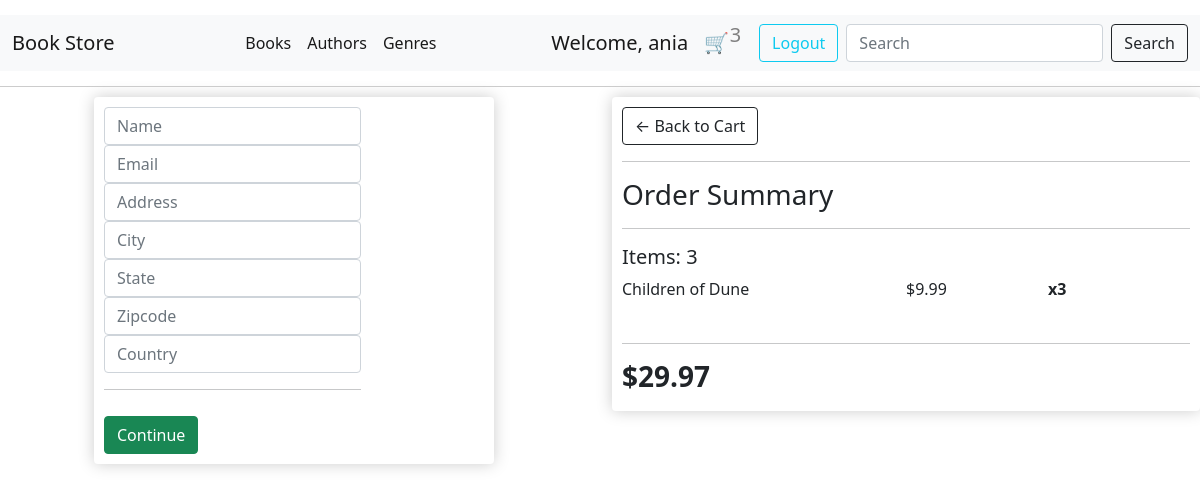
/checkout/ (signed in), run on an earlier commit of the app's database.
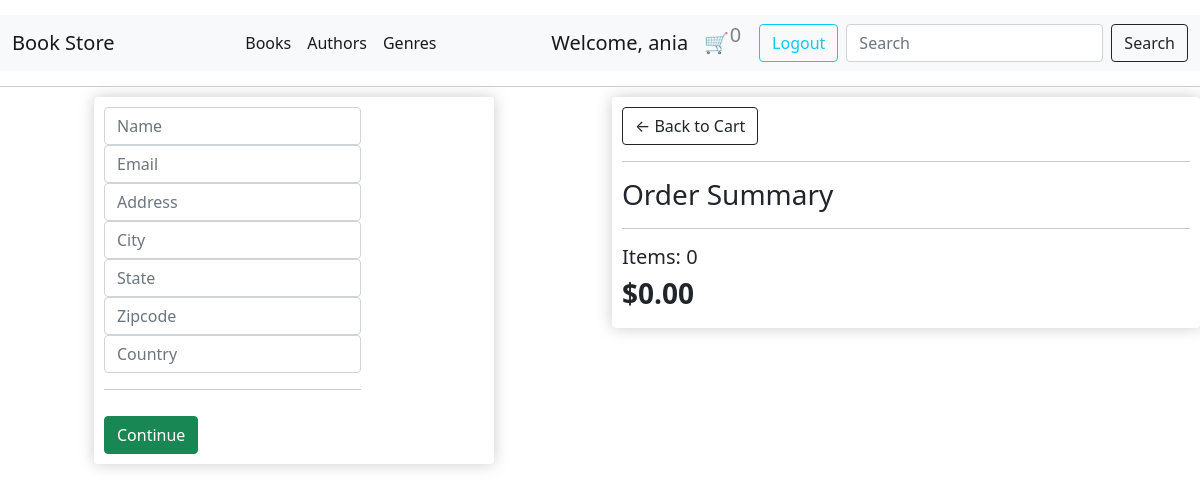
And on a later commit of the database.
### cart/models.py (models this page shows, shortened)
class OrderItem(models.Model):
    product = models.ForeignKey(Book, on_delete=models.SET_NULL, null=True)
    order = models.ForeignKey(Order, on_delete=models.SET_NULL, null=True)
    quantity = models.IntegerField(default=0, null=True, blank=True)
    date_added = models.DateTimeField(auto_now_add=True)

### catalog/models.py (models this page shows, shortened)
class Book(models.Model):
    author = models.ForeignKey(Author, on_delete=models.SET_NULL, null=True)
    genre = models.ManyToManyField(Genre, help_text="Select a genre for this book")
    title = models.CharField(max_length=100)
    price = models.FloatField()
    stock = models.BooleanField(default=True)
    coverpage = models.FileField(upload_to="media/coverpage/")
    description = models.TextField()

### cart/views.py (the view)
# urls.py: path("checkout/", views.checkout, name="checkout"),
@login_required
@csrf_exempt
def checkout(request):
    if request.user.is_authenticated:
        customer = request.user
        order, created = Order.objects.get_or_create(user=customer, complete=False)
        items = order.orderitem_set.all()
        cartItems = order.get_cart_items()  # Calculate cartItems
    else:
        items = []
        order = {"get_cart_total": 0, "get_cart_items": 0}
        cartItems = order["get_cart_items"]  # Initialize cartItems for anonymous users
    cart_total, quantity_total = calculate_cart_totals(items)  # Calculate cart totals
    context = {
        "items": items,
        "cartItems": cartItems,
        "order": order,
        "cart_total": cart_total,
        "quantity_total": quantity_total,
    }
    context["cart_total"] = cart_total
    return render(request, "checkout.html", context=context)

### cart/models.py (called while the page is built)
    def get_cart_items(self):
        items = self.orderitem_set.all()
        total_items = sum(item.quantity for item in items)
        return total_items

### cart/views.py (called while the page is built)
def calculate_cart_totals(items):
    cart_total = sum(item.product.price * item.quantity for item in items)
    quantity_total = sum(item.quantity for item in items)
    return cart_total, quantity_total

### cart/templates/checkout.html (shortened to what this page needs)
{% extends 'base.html' %}
{% load static %}
{% block content %}
<div class="row">
    <div class="col-lg-6">
        <div class="box-element" id="form-wrapper">
            <form id="form" method="post" action="{% url 'make_payment' %}">
                <div id="user-info">
                    <div class="form-field">
                        <input required class="form-control" type="text" name="name" placeholder="Name">
                    </div>
                    <div class="form-field">
                        <input required class="form-control" type="text" name="email" placeholder="Email">
                    </div>
                    <div class="form-field">
                        <input class="form-control" type="text" name="address" placeholder="Address">
                    </div>
                    <div class="form-field">
                        <input class="form-control" type="text" name="city" placeholder="City">
                    </div>
                    <div class="form-field">
                        <input class="form-control" type="text" name="state" placeholder="State">
                    </div>
                    <div class="form-field">
                        <input class="form-control" type="text" name="zipcode" placeholder="Zipcode">
                    </div>
                    <div class="form-field">
                        <input class="form-control" type="text" name="country" placeholder="Country">
                    </div>
                </div>
                <hr>
                <input id="form-button" class="btn btn-success btn-block" type="submit" value="Continue">
            </form>
        </div>
        <br>
    </div>
    <div class="col-lg-6">
        <div class="box-element">
            <a class="btn btn-outline-dark" href="{% url 'cart' %}">&#x2190; Back to Cart</a>
            <hr>
            <h3>Order Summary</h3>
            <hr>
            <h5>Items: {{ quantity_total }}</h5>
            {% for item in items %}
            <div class="cart-row">
                <div style="flex: 2">
                    <p>{{ item.product.title }}</p>
                </div>
                <div style="flex: 1">
                    <p>${{ item.product.price }}</p>
                </div>
                <div style="flex: 1">
                    <p class="quantity">x{{ item.quantity }}</p>
                </div>
            </div>
            <hr>
            {% endfor %}
            <h3><strong>
                    <div style="flex: 1">${{ cart_total|floatformat:2 }}</div>
                </strong></h3>
        </div>
    </div>
</div>
{% endblock %}

### catalog/templates/base.html (shortened to what this page needs)
<!DOCTYPE html>
<html lang="en">
{% load static %}
<head>
    <link href="https://cdn.jsdelivr.net/npm/bootstrap@5.0.2/dist/css/bootstrap.min.css" rel="stylesheet"
>
    <link rel="stylesheet" type="text/css" href="{% static 'css/styles.css' %}">
</head>
<body>
    <nav class="navbar navbar-expand-lg navbar-light bg-light">
        <div class="container-fluid">
            <a class="navbar-brand" href="{% url 'books' %}">Book Store</a>
            <div class="collapse navbar-collapse justify-content-center" id="navbarTogglerDemo02">
                <ul class="navbar-nav mb-2 mb-lg-0">
                    <li class="nav-item">
                        <a class="nav-link active" aria-current="page" href="{% url 'books' %}">Books</a>
                    </li>
                    <li class="nav-item">
                        <a class="nav-link active" aria-current="page" href="{% url 'authors' %}">Authors</a>
                    </li>
                    <li class="nav-item">
                        <a class="nav-link active" aria-current="page" href="{% url 'genre-list' %}">Genres</a>
                    </li>
                </ul>
            </div>
            {% if user.is_authenticated %}
            <div class="navbar-brand">
                <div class="mr-3">
                    <span>Welcome, {{ user.username }} </span>
                </div>
            </div>
            {% endif %}
            <a href="{% url 'cart' %}">
                <button class="cart-icon btn btn-custom" style="margin-right: 30px;">
                    &#128722; <span id="cart-total">{{ cartItems }}</span>
                </button>
            </a>
            {% if user.is_authenticated %}
            <div class="btn-group me-2" role="group" aria-label="User Actions">
                <a href="{% url 'logout' %}?next={{ request.path }}" class="btn btn-outline-info">Logout</a>
            </div>
            {% endif %}
            <form class="d-flex" method="GET" action="{% url 'search-results' %}">
                <input class="form-control me-2" type="search" name="q" placeholder="Search" aria-label="Search">
                <button class="btn btn-outline-dark" type="submit">Search</button>
            </form>
        </div>
    </nav>
    <div class="navbar-separator"></div>
    {% block content %}
    {% endblock %}
</body>
</html>

What changed in the data, as far as the page shows it:
removed OrderItem: product "Children of Dune", product.price "9.99", quantity "3"
Also different on the page:
{{ cartItems }}: "3" → "0"
{{ quantity_total }}: "3" → "0"
{{ cart_total|floatformat:2 }}: "29.97" → "0.00"
